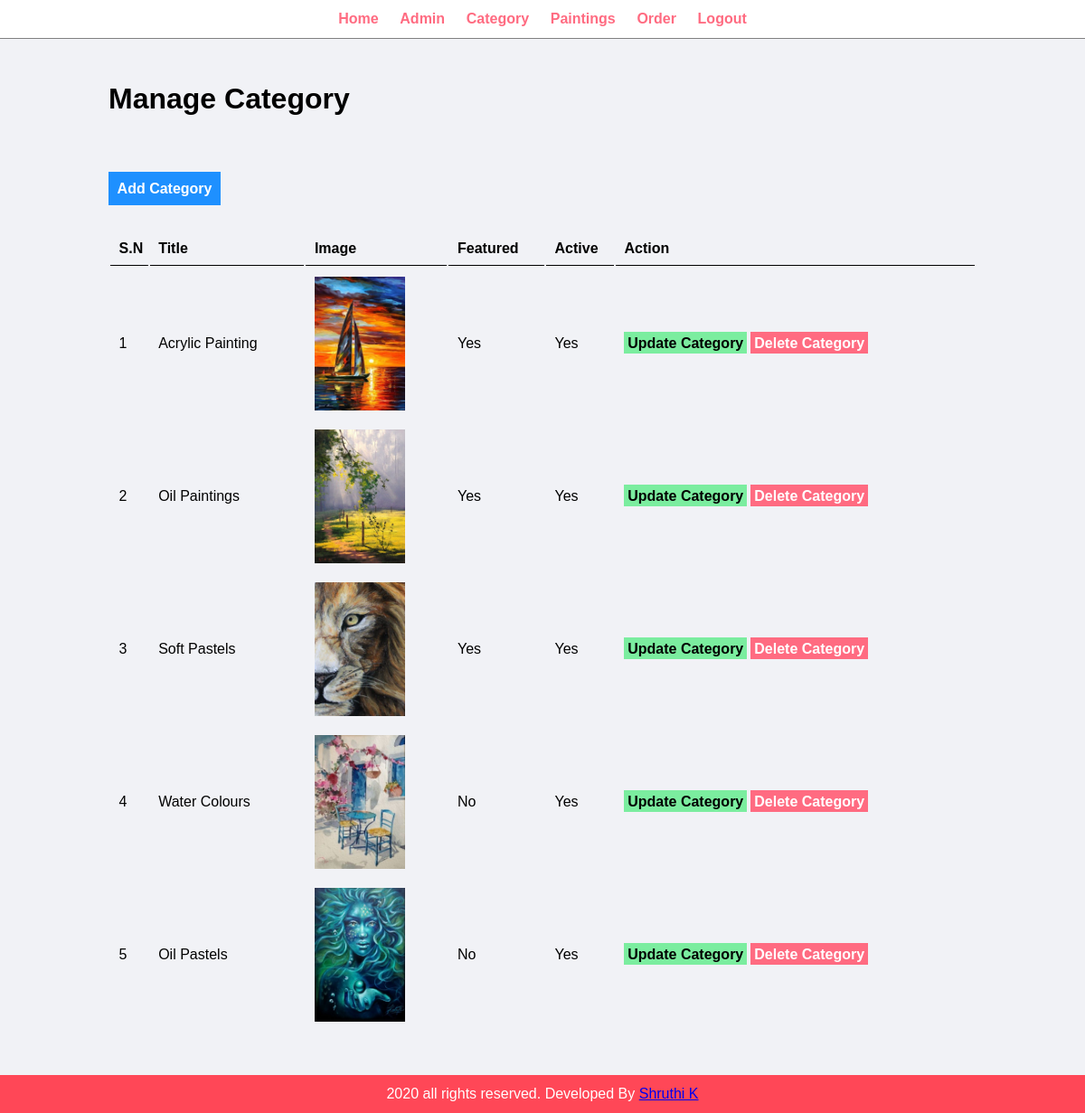
Page /admin/manage-category.php (signed in) on the committed database.
### tables this page shows
CREATE TABLE `tbl_category` (
  `id` int(10) UNSIGNED NOT NULL,
  `title` varchar(100) NOT NULL,
  `image_name` varchar(255) NOT NULL,
  `featured` varchar(10) NOT NULL,
  `active` varchar(10) NOT NULL
);

### admin/manage-category.php (the view, shortened to what this page needs)
<?php include('partials/menu.php'); ?>
<div class="main-content">
    <div class="wrapper">
        <h1>Manage Category</h1>
        <br/><br/>
        <br><br>
        <a href="<?php echo SITEURL; ?>admin/add-category.php" class="btn-primary">Add Category</a>
        <br/><br/><br/>
        <table class="tbl-full">
                    <tr>
                        <th>S.N</th>
                        <th>Title</th>
                        <th>Image</th>
                        <th>Featured</th>
                        <th>Active</th>
                        <th>Action</th>
                    </tr>
                    <?php
                        $sql = "SELECT * FROM tbl_category";
                        $res = mysqli_query($conn, $sql);
                        $count = mysqli_num_rows($res);
                        $sn = 1;
                        if($count>0)
                        {
                            while($row=mysqli_fetch_assoc($res))
                            {
                                $id = $row['id'];
                                $title = $row['title'];
                                $image_name = $row['image_name'];
                                $featured = $row['featured'];
                                $active = $row['active'];
                                ?>
                                    <tr>
                                        <td><?php echo $sn++; ?></td>
                                        <td><?php echo $title; ?></td>
                                        <td>
                                            <?php
                                                if($image_name!="")
                                                {
                                                    ?>
                                                    <img src="<?php echo SITEURL; ?>images/category/<?php echo $image_name ;?>"width="100px">
                                                    <?php
                                                }
                                                else
                                                {
                                                    echo "<div class='error'>Image not Added.</div>";
                                                }
                                            ?>
                                        </td>
                                        <td><?php echo $featured; ?></td>
                                        <td><?php echo $active; ?></td>
                                        <td>
                                            <a href="<?php echo SITEURL; ?>admin/update-category.php?id=<?php echo $id; ?>" class="btn-secondary">Update Category</a>
                                            <a href="<?php echo SITEURL; ?>admin/delete-category.php?id=<?php echo $id; ?>&image_name=<?php echo $image_name; ?>" class="btn-danger">Delete Category</a>
                                        </td>
                                    </tr>
                                <?php
                            }
                        }
                        else
                        {
                            ?>
                            <tr>
                                <td colspan="6"><div class="error">No Category Added</div></td>
                            </tr>
                            <?php
                        }
                    ?>
                </table>
    </div>
</div>
<?php include('partials/footer.php'); ?>

### css/admin.css (style rules this page uses)
* { margin: 0; padding: 0; font-family: Arial, Helvetica, sans-serif; }
.wrapper { padding: 1%; width: 80%; margin: 0 auto; }
.tbl-full { width: 100%; }
table tr th { border-bottom: 1px solid black; padding: 1%; text-align: left; }
table tr td { padding: 1%; }
.btn-primary { background-color: #1e90ff; padding: 1%; color: white; text-decoration: none; font-weight: bold; }
.btn-secondary { background-color: #7bed9f; padding: 1%; color: black; text-decoration: none; font-weight: bold; }
.btn-danger { background-color: #ff6b81; padding: 1%; color: white; text-decoration: none; font-weight: bold; }
.main-content { background-color: #f1f2f6; padding: 3% 0; }

### rows in the picture
tbl_category: title "Acrylic Painting", image_name (picture), featured "Yes", active "Yes"
tbl_category: title "Oil Paintings", image_name (picture), featured "Yes", active "Yes"
tbl_category: title "Soft Pastels", image_name (picture), featured "Yes", active "Yes"
tbl_category: title "Water Colours", image_name (picture), featured "No", active "Yes"
tbl_category: title "Oil Pastels", image_name (picture), featured "No", active "Yes"
